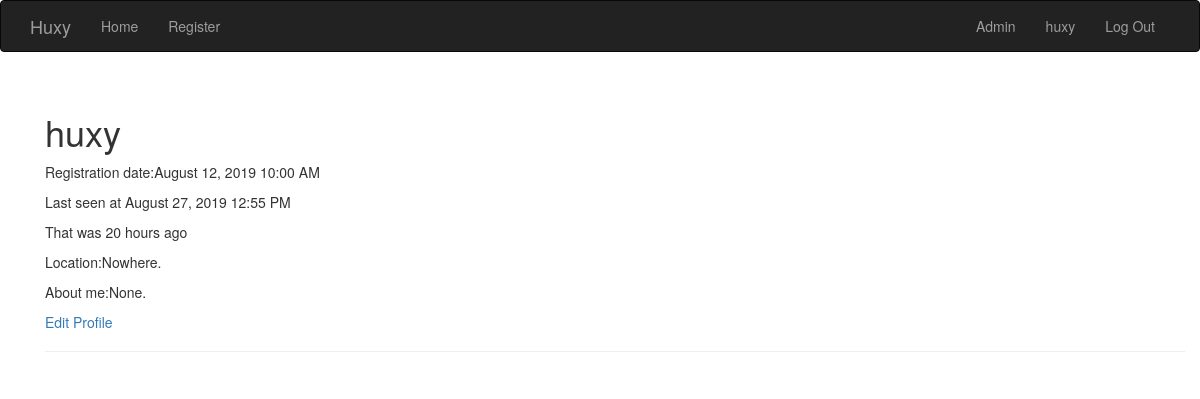
The app's page /auth/huxy (signed in), older data.
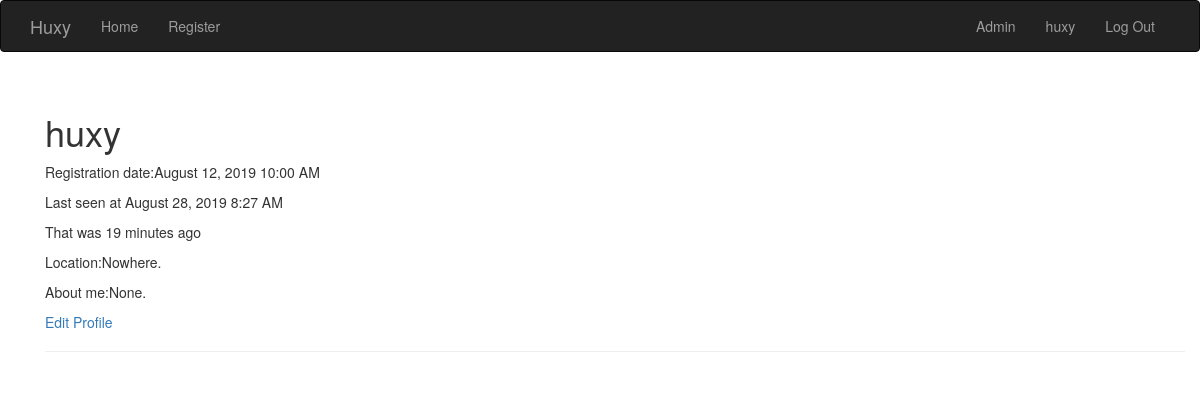
The same page, newer data.
### app/models.py (models this page shows, shortened)
class User(UserMixin, db.Model):
    __tablename__ = 'users'
    id = db.Column(db.Integer, primary_key = True)
    username = db.Column(db.String(64), unique = True, index = True)
    password_hash = db.Column(db.String(128))
    role_id = db.Column(db.Integer, db.ForeignKey('roles.id'))
    location = db.Column(db.String(64))
    about_me = db.Column(db.Text())
    member_since = db.Column(db.DateTime(), default=datetime.utcnow)
    last_seen = db.Column(db.DateTime(), default=datetime.utcnow)
    def can(self, permissions):
        return self.role is not None and (self.role.permissions & permissions) == permissions
    def is_administrator(self):
        return self.can(Permissions.ADMINISTRATOR)
    @property
    def password(self):
        raise AttributeError('Password is not a readable attribute.')
    def ping(self):
        self.last_seen = datetime.utcnow()
        db.session.add(self)

### app/auth/views.py (the view)
@auth.route('/<username>')
@login_required
def account(username):
    if not current_user.is_authenticated or not current_user.username == username:
        abort(404)
    else:
        return render_template('auth/account.html')

### app/auth/views.py (called while the page is built)
@auth.before_app_request
def before_request():
    if current_user.is_authenticated:
        current_user.ping()

### app/models.py (called while the page is built)
@login_manager.user_loader
def load_user(user_id):
    return User.query.get(int(user_id))

### app/templates/auth/account.html (shortened to what this page needs)
{%extends "base.html"%}
{%block page_content%}
<div class="page-header">
	<h1>{{current_user.username}}</h1>
	<p>Registration date:{{moment(current_user.member_since).format('LLL')}}</p>
	<p>Last seen at {{moment(current_user.last_seen).format('LLL')}}</p>
	<p>That was {{moment(current_user.last_seen).fromNow(refresh=True)}}</p>
	<p><p>
		{% if current_user.location %}
		Location:{{current_user.location }}
		{% endif %}
		</p>
		<p>
		{% if current_user.about_me %}
		About me:{{current_user.about_me}}
		{% endif %}
		</p>
	</p>
	<p><a href="{{url_for('auth.edit_profile', username=current_user.username)}}">Edit Profile</a></p>
</div>
{%endblock%}

### app/templates/base.html (shortened to what this page needs)
{% extends "bootstrap/base.html" %}
{% block head %}
{{super()}}
{% endblock %}
{% block navbar %}
<div class="navbar navbar-inverse" role="navigation">
	<div class="container">
		<div class="navvar-header">
			<a class="navbar-brand" href="{{ url_for('main.index') }}">Huxy</a>
		</div>
		<div class="navbar-collapse collapse">
			<ul class="nav navbar-nav">
				<li><a href="{{url_for('main.index')}}">Home</a></li>
			</ul>
			<ul class="nav navbar-nav">
				<li><a href={{url_for('auth.register')}}>Register</a></li>
			</ul>
			<ul class="nav navbar-nav navbar-right">
				{%if current_user.is_authenticated %}
				{%if current_user.is_administrator() %}
				<li><a href="{{url_for('auth.admin')}}">Admin</a></li>
				{%endif%}
				<li><a href="{{ url_for('auth.account', username=current_user.username)}}">{{current_user.username}}</a></li>
				<li><a href="{{ url_for('auth.logout') }}">Log Out</a></li>
				{%else%}
				<li><a href="{{url_for('auth.login') }}">Log In</a></li>
				{%endif%}
			</ul>
		</div>
	</div>
</div>
{% endblock %}
{% block content %}
<div class="container">
<div class="container">
	{% block page_content %}{% endblock %}
</div>
{% endblock %}

Row changes from the older to the newer data that the page shows:
changed User "huxy": last_seen "August 27, 2019 12:55 PM" → "August 28, 2019 8:27 AM"; last_seen "20 hours ago" → "19 minutes ago"
